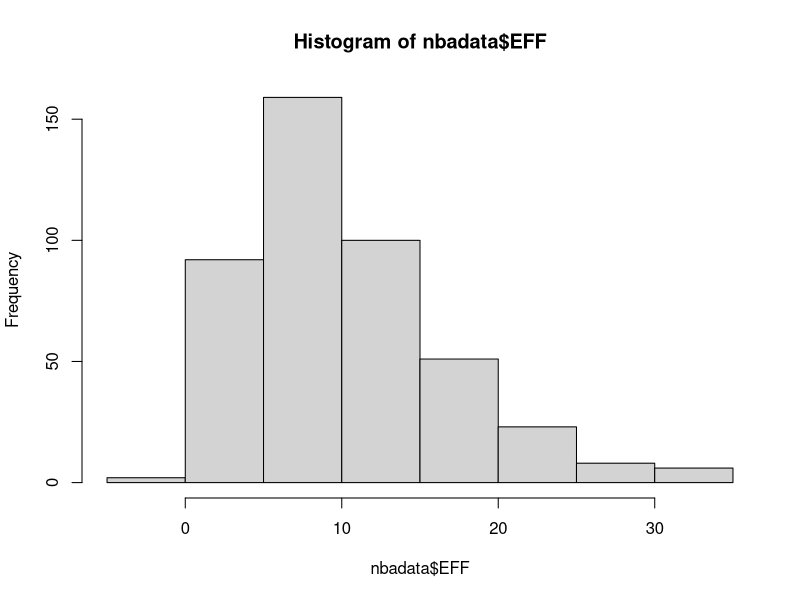
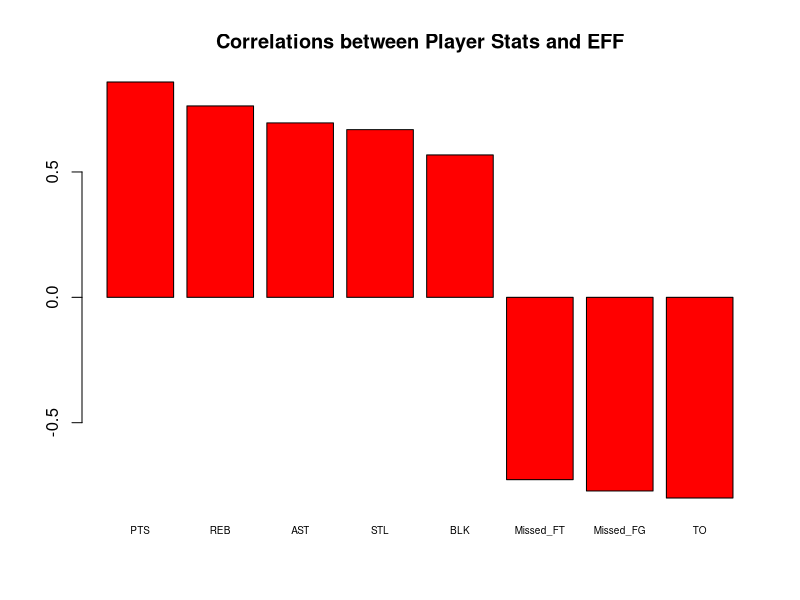
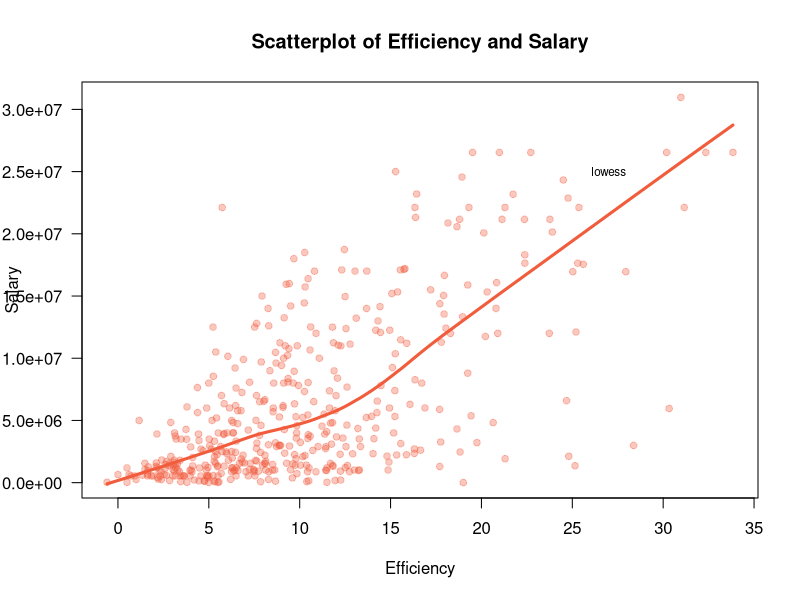
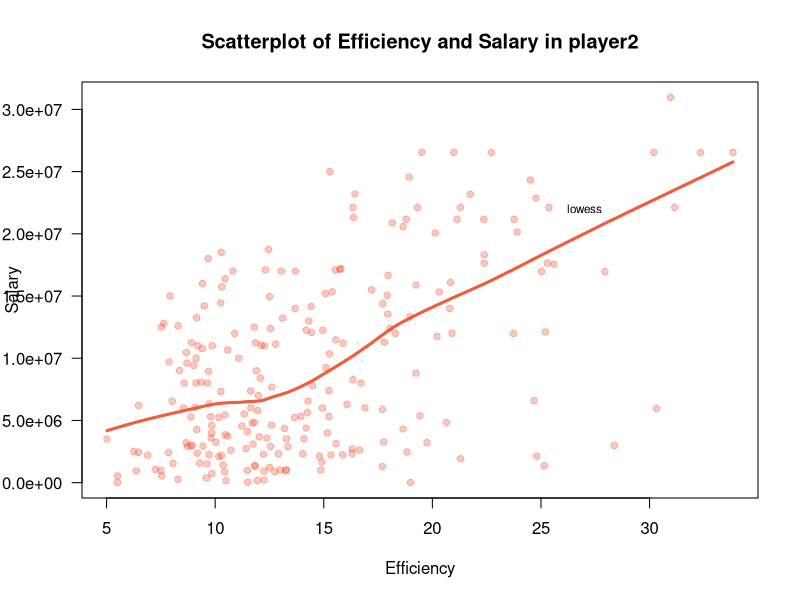

R code for these plots, in order:
## ---- chunk 1
knitr::opts_chunk$set(echo = TRUE)
## ---- chunk 2
library(readr)

# recall that read.csv() uses the argument colClasses to specify data type
nbadata <- read.csv('nba2017-player-statistics.csv',
                 header = TRUE, 
                 colClasses = c("character","character","factor","character","double","double","double","double","double","double","double","double","double", "double","double","double","double","double","double","double","double","double","double","double"))

str(nbadata, vec.len = 1)

# recall that read_csv() uses the argument col_types to specify data type

nbadata <- read_csv("nba2017-player-statistics.csv", 
                 col_types = list(col_character(),col_character(),col_character(),col_character(),col_double(),col_double(),col_double(),col_double(),
                                  col_double(),col_double(),col_double(),col_double(),col_double(),col_double(),col_double(),col_double(),col_double(),
                                  col_double(),col_double(),col_double(),col_double(),col_double(),col_double(),col_double()))

nbadata$Position <- as.factor(nbadata$Position)

str(nbadata,vec.len = 1)


# the columns player, team and experience have to be declared as type character
library(dplyr)
class(nbadata$Player)
nbadata$Team <-as.character(nbadata$Team)
nbadata$Experience <-as.character(nbadata$Experience)
class(nbadata$Team)
class(nbadata$Experience)

# the column Position has to be declared as a factor with levels 
nbadata$Position <- as.factor(nbadata$Position)
class(nbadata$Position)

# the column salary has to be declared as type double
nbadata$Salary <-as.double(nbadata$Salary)
class(nbadata$Salary)

# the rest of the 19 columns have to be declared as type double
nbadata[,6:24] <- sapply(nbadata[,6:24], as.double)
nbadata

## ---- chunk 3
# Replace all the occurrences of "R" with 0, and then convert the entire column into integers
class(nbadata$Experience)

nbadata$Experience = replace(nbadata$Experience, nbadata$Experience=="R", 0)
nbadata$Experience
nbadata$Experience <- as.integer(nbadata$Experience) 
class(nbadata$Experience)
## ---- chunk 4
sum <- nbadata$Points3*3 + nbadata$Points2*2 + nbadata$FTM

nbadata<-mutate(nbadata,
       Missed_FG = FGA - FGM, 
       Missed_FT = FTA - FTM, 
       PTS = sum, 
       REB = OREB+ DREB, 
       MPG = MIN/GP
)
 
nbadata <- mutate (nbadata,EFF = (PTS + REB + AST + STL + BLK - Missed_FG - Missed_FT - TO)/ GP)

summary(nbadata$EFF)
hist(nbadata$EFF)

## ---- chunk 5
# Display the player name, team, salary, and EFF value of the top-10 players by EFF in decreasing order (display this information in a data frame).

 nbadata%>% 
  arrange(desc(EFF)) %>%
  select(Player, Team, Salary,EFF) %>%
  slice(1:10)

# Provide the names of the players that have a negative EFF.

 nbadata %>%
   filter(EFF < 0) %>%
    select (EFF, Player)
 
# Use the function cor() to compute the correlation coefficients between EFF and all the variables used in the EFF formula.

cor(nbadata$EFF,nbadata$PTS)
cor(nbadata$EFF,nbadata$REB)
cor(nbadata$EFF,nbadata$AST)
cor(nbadata$EFF,nbadata$STL)
cor(nbadata$EFF,nbadata$BLK)
cor(nbadata$EFF,nbadata$Missed_FG)
cor(nbadata$EFF,nbadata$Missed_FT)
cor(nbadata$EFF,nbadata$TO)
cor(nbadata$EFF,nbadata$GP)


# Notice that Missed_FG, Missed_FT, and TO contribute negatively to EFF, so make sure to take into account this negative association when calculating the correlation coefficients.

-cor(nbadata$EFF,nbadata$Missed_FG)
-cor(nbadata$EFF,nbadata$Missed_FT)
-cor(nbadata$EFF,nbadata$TO)

# Display the computed correlations in descending order, either in a vector or a data frame. And create a barchart with the correlations (bars in decreasing order) like the one below.

corr <- c(cor(nbadata$EFF,nbadata$PTS),
cor(nbadata$EFF,nbadata$REB),
cor(nbadata$EFF,nbadata$AST),
cor(nbadata$EFF,nbadata$STL),
cor(nbadata$EFF,nbadata$BLK),
-cor(nbadata$EFF,nbadata$Missed_FG),
-cor(nbadata$EFF,nbadata$Missed_FT),
-cor(nbadata$EFF,nbadata$TO))

corr <- corr[order(corr, decreasing = TRUE)]

barplot(corr, main = "Correlations between Player Stats and EFF", names.arg = c("PTS","REB","AST","STL","BLK","Missed_FT","Missed_FG","TO"),col="red",cex.names = 0.6)



## ---- chunk 6
# scatterplot between Efficiency and Salary
plot(nbadata$EFF, nbadata$Salary, las = 1,pch = 19, cex = 0.9, col = "#F15C3C55",xlab = "Efficiency", ylab = "Salary",main = "Scatterplot of Efficiency and Salary")

# lowess line
lines(lowess(nbadata$EFF,nbadata$Salary), lwd = 3, col = "#F15C3C")
text(27, 2.5e+07, labels = "lowess", col = "black", cex = 0.7)

# linear correlation 
cor(nbadata$EFF,nbadata$Salary)
# the more efficiency, the more salary


## ---- chunk 7
# Taking into account the column MPG (minutes per game) select those players that have an MPG value of 20 or more minutes per game
  nbadata%>%
   filter(MPG > 20) %>%
    select(MPG, Player)
# Create a data frame players2 with these players.
    player2 <- nbadata %>% filter(MPG > 20) %>% select(MPG, Player,EFF,Salary)
    player2

# Use this data frame to create a scatterplot between Efficiency and Salary, including a lowess smooth line.
    plot(player2$EFF, player2$Salary, las = 1,pch = 19, cex = 0.9, col = "#F15C3C55",xlab = "Efficiency", ylab = "Salary",main = "Scatterplot of Efficiency and Salary in player2")
    lines(lowess(player2$EFF,player2$Salary), lwd = 3, col = "#F15C3C")
    text(27, 2.2e+07, labels = "lowess", col = "black", cex = 0.7)
    
# Compute the linear correlation coefficient between these variables.
   cor(player2$EFF, player2$Salary)
   
# What can you say about the relationship between these two variables for the set of more established players”?
  # compared to  correlation (EFF,salary) for all player, playerS who have MPG > 20, correlation is smaller. less stronger relationship  
